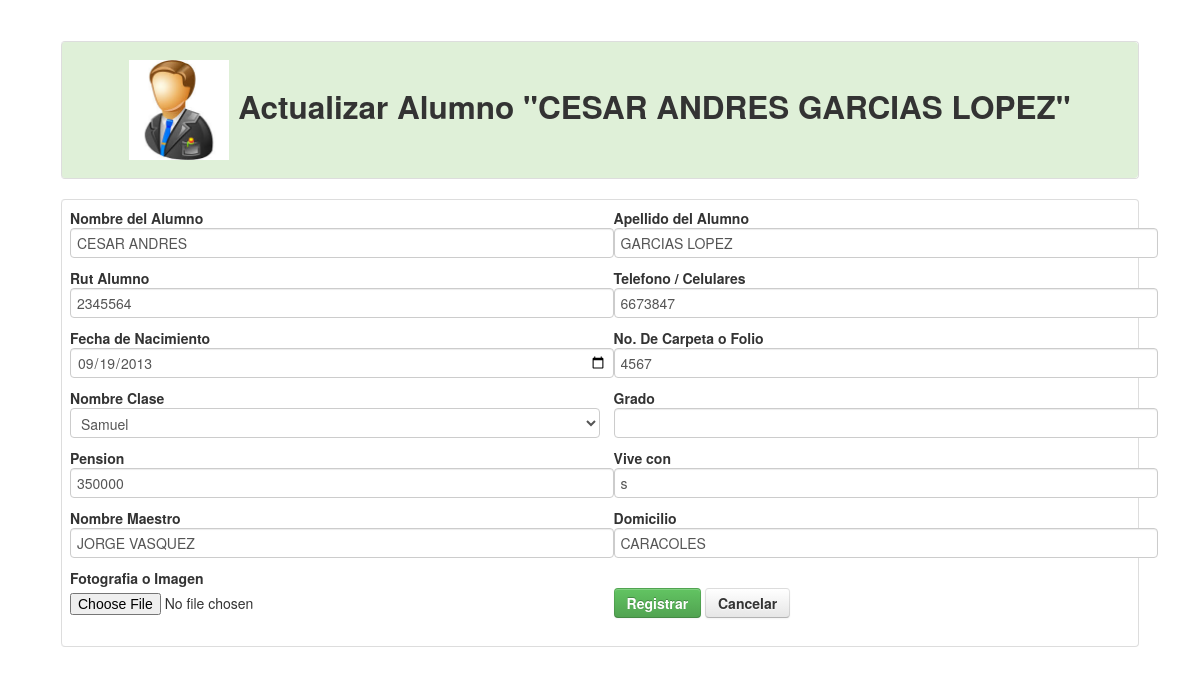
The app's page /crear_alumno.php?doc=2345564 (signed in) with its own data.
### tables this page shows
CREATE TABLE IF NOT EXISTS `alumnos` (
  `id` int(11) NOT NULL AUTO_INCREMENT,
  `nombre` varchar(255) NOT NULL,
  `apellido` varchar(255) NOT NULL,
  `rut` varchar(255) NOT NULL,
  `telefono` varchar(255) NOT NULL,
  `fechan` date NOT NULL,
  `folio` varchar(255) NOT NULL,
  `curso` varchar(255) NOT NULL,
  `estado` varchar(255) NOT NULL,
  `maestro` varchar(255) NOT NULL,
  `pension` varchar(255) NOT NULL,
  `domicilio` varchar(255) NOT NULL,
  `estado_civil` varchar(255) NOT NULL,
  `grado` varchar(255) NOT NULL,
  PRIMARY KEY (`id`)
);

### Connections/Local.php (called while the page is built, shortened)
<?php
	function limpiar($tags){
		$tags = strip_tags($tags);
		$tags = stripslashes($tags);
		$tags = mysql_real_escape_string($tags);
		return $tags;
	}
?>

### crear_alumno.php (the view, shortened to what this page needs)
<?php
		include_once('Connections/Local.php');
		$id='';					$existe=FALSE;			$titulo='Registrar Alumnos';
		$nombre='';				$apellido='';			$rut='';			$telefono='';
		$fechan=date('Y-m-d');	$folio='';				$curso='';			$sangre='';
		$director='';			$pension='';			$grado='';			$barrio='';
		$dibu='<img src="alumnos/defecto.jpg" width="100" height="100">';
		if(!empty($_GET['doc'])){
			$doc=limpiar($_GET['doc']);
			$sql=mysql_query("SELECT * FROM alumnos WHERE rut='$doc'");
			if($row=mysql_fetch_array($sql)){
				$nombre=$row['nombre'];				$apellido=$row['apellido'];			$rut=$row['rut'];					$telefono=$row['telefono'];
				$fechan=$row['fechan'];				$folio=$row['folio'];				$curso=$row['curso'];				$sangre=$row['estado'];
				$director=$row['maestro'];			$pension=$row['pension'];			$grado=$row['grado'];				$barrio=$row['domicilio'];
				$titulo='Actualizar Alumno "'.$nombre.' '.$apellido.'"';
				if (file_exists("alumnos/".$rut.".jpg")){
					$dibu='<img src="alumnos/'.$rut.'.jpg" width="100" height="100" class="img-circle img-polaroid">';
				}else{
					$dibu='<img src="alumnos/defecto.jpg" width="100" height="100">';
				}
			}else{
				header('Location: alumnos.php');
			}
		}
?>
<!DOCTYPE html>
<html lang="en">
<head>
    <link href="css/bootstrap.css" rel="stylesheet">
    <link href="css/bootstrap-responsive.css" rel="stylesheet">
    <link href="css/docs.css" rel="stylesheet">
    <link href="js/google-code-prettify/prettify.css" rel="stylesheet">
</head>
<body data-spy="scroll" data-target=".bs-docs-sidebar">
<div align="center">
    <table width="90%">
      <tr>
        <td>
            <table class="table table-bordered">
              <tr class="success">
                <td><h2 align="center"><?php echo $dibu.' '.$titulo; ?></h2></td>
              </tr>
            </table>
            <table class="table table-bordered">
              <tr>
                <td>
                	<form name="form1" enctype="multipart/form-data" method="post" action="">
                	<div class="row-fluid">
                        <div class="span6">
                        	<strong>Nombre del Alumno</strong><br>
                            <input type="text" name="nombre" value="<?php echo $nombre; ?>" required class="input-xxlarge" autocomplete="off"><br>
                            <strong>Rut Alumno</strong><br>
                            <input type="text" name="rut" value="<?php echo $rut; ?>" required class="input-xxlarge" autocomplete="off"><br>
                            <strong>Fecha de Nacimiento</strong><br>
                            <input type="date" name="fechan" value="<?php echo $fechan; ?>" required class="input-xxlarge" autocomplete="off"><br>
                            <strong>Nombre Clase</strong><br>
                            <select name="curso" class="input-xxlarge">
								<?php
                                    $c=mysql_query("SELECT * FROM salones WHERE estado='s'");
                                    while($d=mysql_fetch_array($c)){
                                        if($d['id']==$curso){
                                            echo '<option value="'.$d['id'].'" selected>'.$d['nombre'].'</option>';
                                        }else{
                                            echo '<option value="'.$d['id'].'">'.$d['nombre'].'</option>';
                                        }
                                    }
                                ?>
                            </select><br>
                            <strong>Pension</strong><br>
                            <input type="text" name="pension" value="<?php echo $pension; ?>" required class="input-xxlarge" autocomplete="off"><br>
                            <strong>Nombre Maestro</strong><br>
                            <input type="text" name="maestro" value="<?php echo $director; ?>" required class="input-xxlarge" autocomplete="off"><br>
                            <strong>Fotografia o Imagen</strong><br>
                            <input type="file" name="imagen"><br>
                        </div>
                        <div class="span6">
	                        <strong>Apellido del Alumno</strong><br>
                            <input type="text" name="apellido" value="<?php echo $apellido; ?>" required class="input-xxlarge" autocomplete="off"><br>
                            <strong>Telefono / Celulares</strong><br>
                            <input type="text" name="telefono" value="<?php echo $telefono; ?>" required class="input-xxlarge" autocomplete="off"><br>
                            <strong>No. De Carpeta o Folio</strong><br>
                            <input type="text" name="folio" value="<?php echo $folio; ?>" required class="input-xxlarge" autocomplete="off"><br>
                            <strong>Grado</strong><br>
                            <input type="text" name="grado" value="<?php echo $grado; ?>" required class="input-xxlarge" autocomplete="off"><br>
                            <strong>Vive con</strong><br>
                            <input type="text" name="estado" value="<?php echo $sangre; ?>" required class="input-xxlarge" autocomplete="off"><br>
                            <strong>Domicilio</strong><br>
                            <input type="text" name="domicilio" value="<?php echo $barrio; ?>" required class="input-xxlarge" autocomplete="off"><br><br>
                            <button type="submit" class="btn btn-success"><strong>Registrar</strong></button>
                            <a href="crear_alumno.php" class="btn"><strong>Cancelar</strong></a>
                        </div>
                    </div>
                    </form>
                </td>
              </tr>
            </table>
        </td>
      </tr>
    </table>
</div>
</body>
</html>

### css/docs.css (style rules this page uses)
body { position: relative; padding-top: 40px; }

### records on screen
alumnos: titulo "Actualizar Alumno \"CESAR ANDRES GARCIAS LOPEZ\"", nombre "CESAR ANDRES", rut "2345564", fechan "09/19/2013", pension "350000", maestro "JORGE VASQUEZ", apellido "GARCIAS LOPEZ", telefono "6673847", folio "4567", estado "s", domicilio "CARACOLES"

### other values on screen
form field curso "Samuel"
